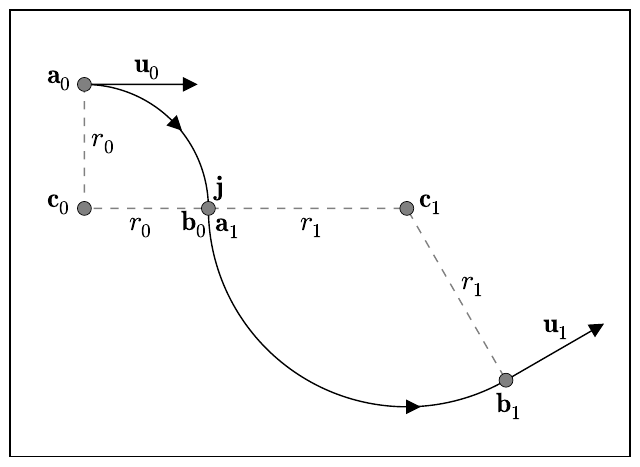

This chart was generated by the following Python code:
# -*- coding: utf-8 -*-
import matplotlib.pyplot as plt
from matplotlib.path import Path
import matplotlib.patches as patches
import numpy as np
from math import sin, cos, pi, sqrt
import math

"""
def draw_common(ax, control_points):
    
    xs, ys = zip(*control_points)
    ax.plot(xs, ys, 'x--', lw=1, color='gray', ms=10)
    
    for i, p in enumerate(control_points):
        add = ""
        if i == 0:
            add = ', t = 0'
        if i == len(control_points) - 1:
            add = ', t = 1'
        
        ax.text(p[0] + 0.05, p[1], r'$\mathbf{p}_%d%s$'%(i, add))

    ax.set_aspect(1)

    ax.xaxis.set_visible(False)
    ax.yaxis.set_visible(False)
    
    ax.set_xlim(-0.1, 1.1)
    ax.set_ylim(-0.1, 1.1)
"""
fig = plt.figure()

ax = fig.add_subplot(1, 1, 1)

radius0 = 50
radius1 = 80
center0 = (10, 50)
center1 = (center0[0] + radius0 + radius1, center0[1])

angle = 300
arc0 = patches.Arc(center0, radius0*2, radius0*2, 0.0, 0, 90)
arc1 = patches.Arc(center1, radius1*2, radius1*2, 0.0, 180, angle)

angle = np.deg2rad(angle)

px = center1[0] + cos(angle)*radius1
py = center1[1] + sin(angle)*radius1
ax.text(center0[0] + radius0 + 3, center0[1] + 5, r'$\mathbf{j}$', fontsize=20)
ax.text(center0[0] + radius0 + 3, center0[1] - 10, r'$\mathbf{a}_1$', fontsize=20)
ax.text(center0[0] + radius0 - 11, center0[1] - 9, r'$\mathbf{b}_0$', fontsize=20)
ax.text(px - 4, py - 13, r'$\mathbf{b}_1$', fontsize=20)
ax.text(center0[0] - 15, center0[1] + radius0, r'$\mathbf{a}_0$', fontsize=20)
ax.text(center0[0] + 3, center0[1] + radius0/2, r'$r_0$', fontsize=20)
ax.text(center0[0] + radius0/2 - 7, center0[1] - 9, r'$r_0$', fontsize=20)
ax.text(center1[0] - radius1/2 - 3, center1[1] - 9, r'$r_1$', fontsize=20)
ax.text((center1[0] + px)*0.5 + 2, (center1[1] + py)*0.5 + 2, r'$r_1$', fontsize=20)
ax.text(center0[0] - 15, center0[1], r'$\mathbf{c}_0$', fontsize=20)
ax.text(center1[0] + 5, center1[1], r'$\mathbf{c}_1$', fontsize=20)

ax.text(center0[0] + 20, center0[1] + radius0 + 5, r'$\mathbf{u}_0$', fontsize=20)
ax.text(195, 0, r'$\mathbf{u}_1$', fontsize=20)

eps = 1e-5
ax.arrow(center0[0] + radius0*cos(pi/4), center0[1] + radius0*sin(pi/4), eps, -eps, head_width=5, head_length=5, fc='k', ec='k')
ax.arrow(center1[0], center1[1] - radius1, eps, 0, head_width=5, head_length=5, fc='k', ec='k')

# tangent
#ax.arrow(center0[0] + radius0, center0[1] + 50, 0, -100, head_width=5, head_length=5, fc='k', ec='k')
#ax.text(center0[0] + radius0 + 5, center0[1] + 50, r'tangent', fontsize=15)

arrow_length = 40
ax.arrow(center0[0], center0[1] + radius0, arrow_length, 0, head_width=5, head_length=5, fc='k', ec='k')
dx = px - center1[0]
dy = py - center1[1]
d = sqrt(dx*dx + dy*dy)
f = arrow_length/d
dx, dy = (-dy*f, dx*f)
ax.arrow(px, py, dx, dy, head_width=5, head_length=5, fc='k', ec='k')

ax.plot([center0[0], center0[0], center0[0] + radius0, center1[0], px], [center0[1] + radius0, center0[1], center0[1], center1[1], py], 'o--', lw=1, color='gray', ms=10)

ax.add_patch(arc0)
ax.add_patch(arc1)

ax.set_xlim(-20, 230)
ax.set_ylim(-50, 130)
ax.set_aspect(1)
ax.xaxis.set_visible(False)
ax.yaxis.set_visible(False)

#plt.show()
plt.savefig("biarc.pdf", bbox_inches="tight")
